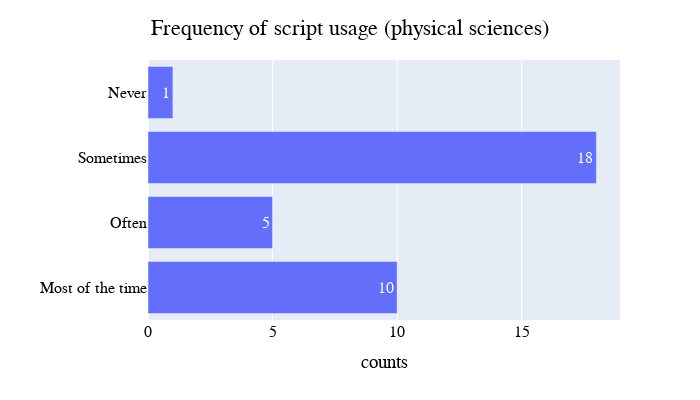

Notebook source saved alongside this figure:
### Code cell
# Frequency of script usage - Physical sciences 
barchart_horizontal_fig(fre_phy_df_counts, title='Frequency of script usage (physical sciences)', order_of_axes=['Most of the time','Often','Sometimes','Never'])

### Figure 1 — Plotly figure (JSON) as saved in the notebook; plotly's stock layout.template omitted (floating-point values rounded to 4 significant figures)
{"data": [{"alignmentgroup": "True", "hovertemplate": "counts=%{x}<br>=%{y}<extra></extra>", "legendgroup": "", "marker": {"color": "#636efa", "pattern": {"shape": ""}}, "name": "", "offsetgroup": "", "orientation": "h", "showlegend": false, "textposition": "auto", "texttemplate": "%{x}", "type": "bar", "x": [18, 5, 10, 1], "xaxis": "x", "y": ["Sometimes", "Often", "Most of the time", "Never"], "yaxis": "y"}], "layout": {"barmode": "relative", "font": {"color": "Black", "family": "Helvetica", "size": 16}, "height": 400, "legend": {"font": {"color": "Black", "size": 16}, "title": {"font": {"family": "Helvetica"}}, "tracegroupgap": 0}, "margin": {"t": 60}, "title": {"text": "Frequency of script usage (physical sciences)", "x": 0.5, "y": 0.95}, "width": 700, "xaxis": {"anchor": "y", "domain": [0, 1], "title": {"text": "counts"}}, "yaxis": {"anchor": "x", "categoryarray": ["Most of the time", "Often", "Sometimes", "Never"], "categoryorder": "array", "domain": [0, 1], "title": {"text": ""}}}}
